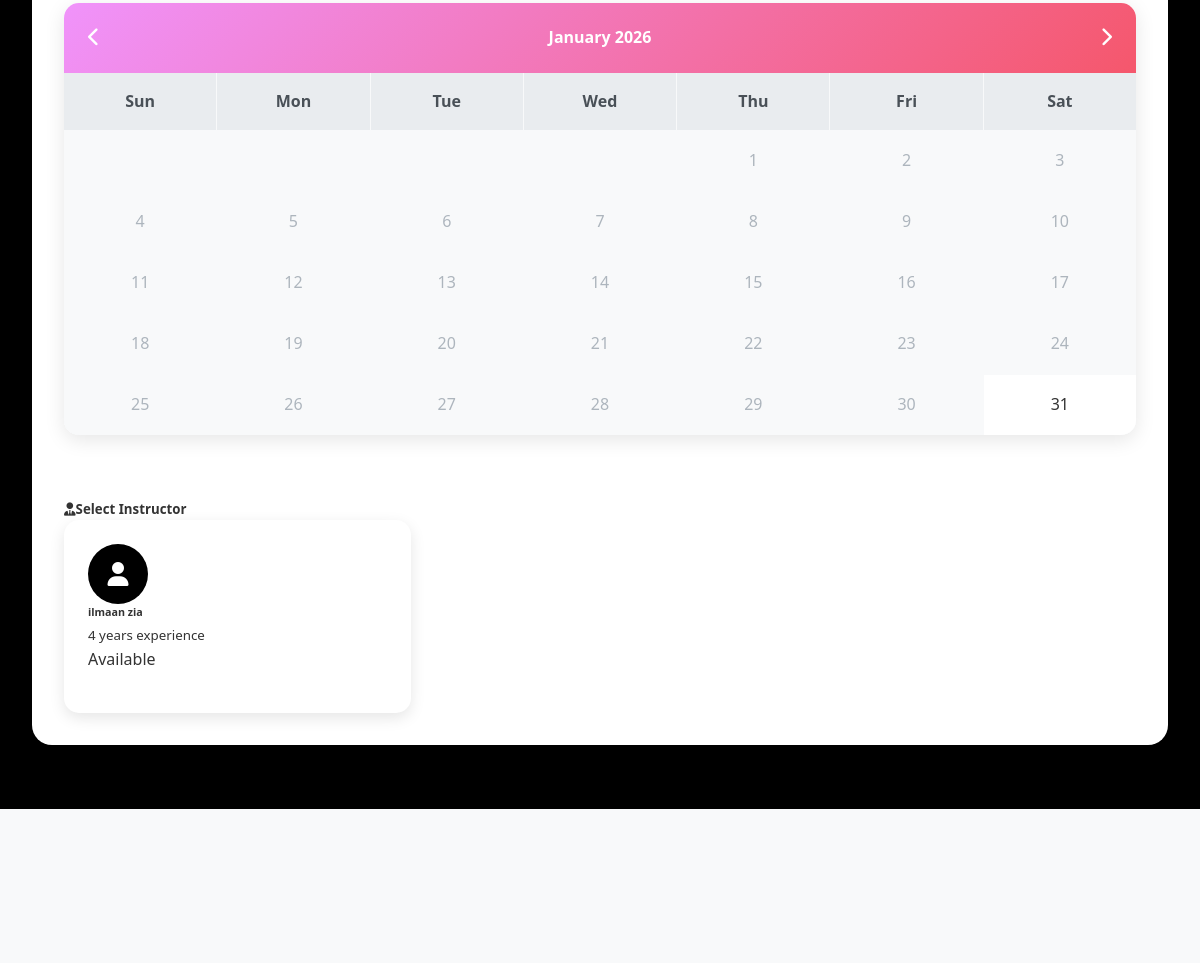
Page /student/booking/ (signed in, middle part) on the earlier database version.
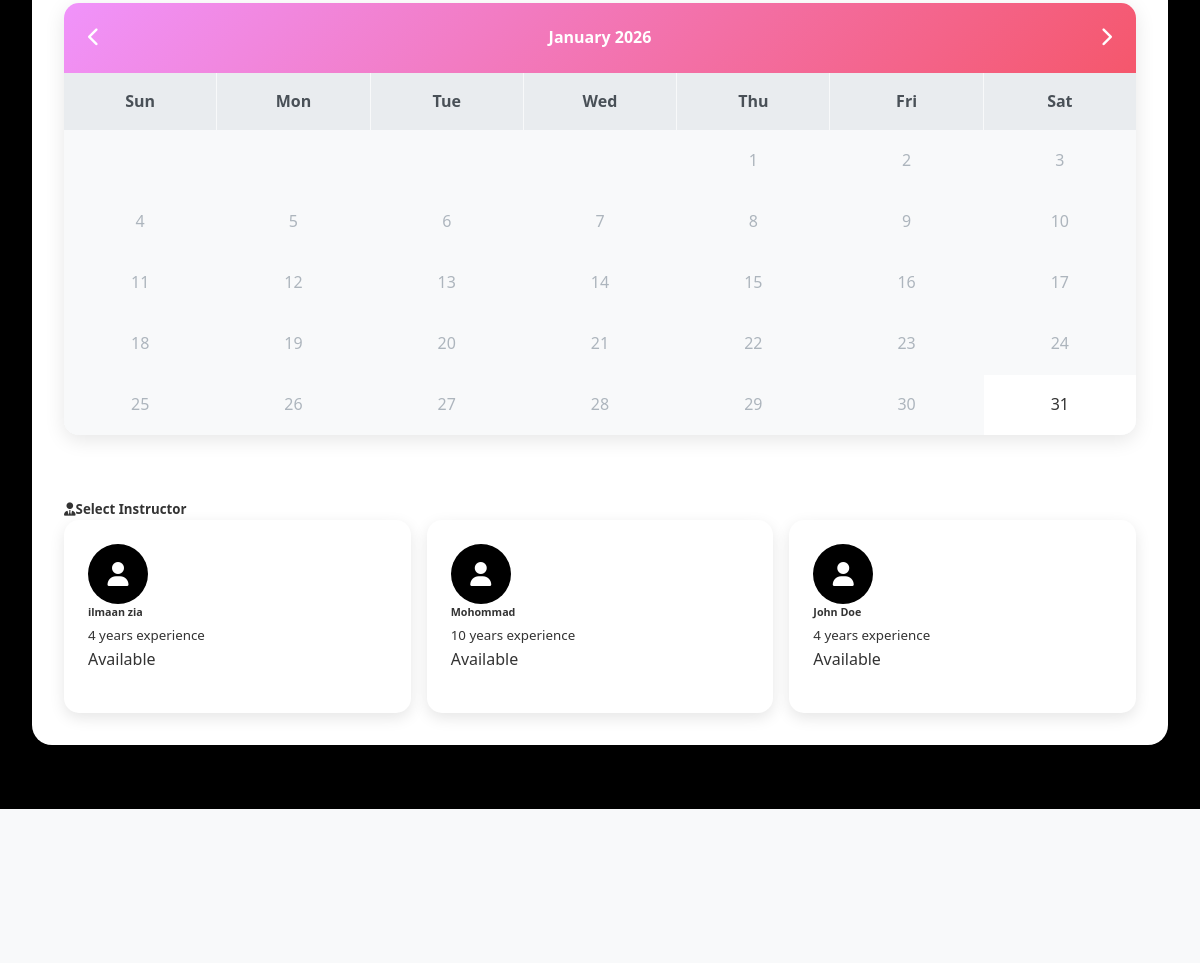
Same page on the later database version.
### drivingschool/models.py (models this page shows, shortened)
class Instructor(models.Model):
    user = models.OneToOneField(User, on_delete=models.CASCADE)
    phone = models.CharField(max_length=15)
    bio = models.TextField()
    experience_years = models.IntegerField(default=2)
    rating = models.FloatField(default=5.0)
    is_available = models.BooleanField(default=True)
    photo = models.ImageField(upload_to='instructors/', null=True, blank=True)
    @property
    def experience(self):
        return self.experience_years

### drivingschool/views.py (the view)
# urls.py: path('student/booking/', views.booking_page, name='booking_page'),
@login_required
@user_passes_test(is_student)
def booking_page(request):
    student = request.user.student
    if student.available_credits < 2:
        messages.error(request, 'You need at least 2 credits to book a 2-hour lesson.')
        return redirect('plan_selection')
    instructors = Instructor.objects.filter(is_available=True)
    purchases = StudentPlanPurchase.objects.filter(
        student=student,
        payment_status='completed'
    ).select_related('plan').order_by('-purchase_date')
    if purchases.filter(plan__includes_test=True).exists():
        eligible_lesson_type = 'test_prep'
        eligible_lesson_type_label = 'Test Preparation'
    else:
        eligible_lesson_type = 'beginner'
        eligible_lesson_type_label = 'Beginner Lesson'
    return render(request, 'booking.html', {
        'instructors': instructors,
        'eligible_lesson_type': eligible_lesson_type,
        'eligible_lesson_type_label': eligible_lesson_type_label,
        'total_credits': student.total_credits,
        'available_credits': student.available_credits,
    })

### drivingschool/views.py (called while the page is built)
def is_student(user):
    return hasattr(user, 'student')

### templates/booking.html (shortened to what this page needs)
{% extends 'base.html' %}
{% load static %}
{% block content %}
<div class="booking-container">
    <div class="container">
        <div class="row justify-content-center">
            <div class="col-lg-10">
                <div class="booking-card">
                    <div class="row">
                        <div class="col-lg-8">
                            <div class="calendar-container">
                                <div class="calendar">
                                    <div class="calendar-header">
                                        <button class="calendar-nav" id="prevMonth">
                                            <i class="fas fa-chevron-left"></i>
                                        </button>
                                        <h4 id="currentMonth">January 2024</h4>
                                        <button class="calendar-nav" id="nextMonth">
                                            <i class="fas fa-chevron-right"></i>
                                        </button>
                                    </div>
                                    <div class="calendar-grid" id="calendarGrid">
                                    </div>
                                </div>
                            </div>
                        </div>
                        <div class="col-lg-4">
                            <div class="calendar-container">
                                <h5 class="mb-3"><i class="fas fa-user-tie me-2"></i>Select Instructor</h5>
                                <div id="instructorsList">
                                    {% for instructor in instructors %}
                                    <div class="instructor-card" data-instructor-id="{{ instructor.id }}">
                                        <div class="d-flex align-items-center">
                                            <div class="instructor-avatar">
                                                <i class="fas fa-user"></i>
                                            </div>
                                            <div>
                                                <h6 class="mb-1">{{ instructor.user.get_full_name }}</h6>
                                                <small class="text-muted">{{ instructor.experience }} years experience</small>
                                                <div class="mt-1">
                                                    <span class="badge bg-success">Available</span>
                                                </div>
                                            </div>
                                        </div>
                                    </div>
                                    {% endfor %}
                                </div>
                            </div>
                        </div>
                    </div>
                </div>
            </div>
        </div>
    </div>
</div>
{% endblock %}

Differences in the rows shown:
added Instructor: user.get_full_name "Mohommad", experience "10"
added Instructor: user.get_full_name "John Doe", experience "4"
